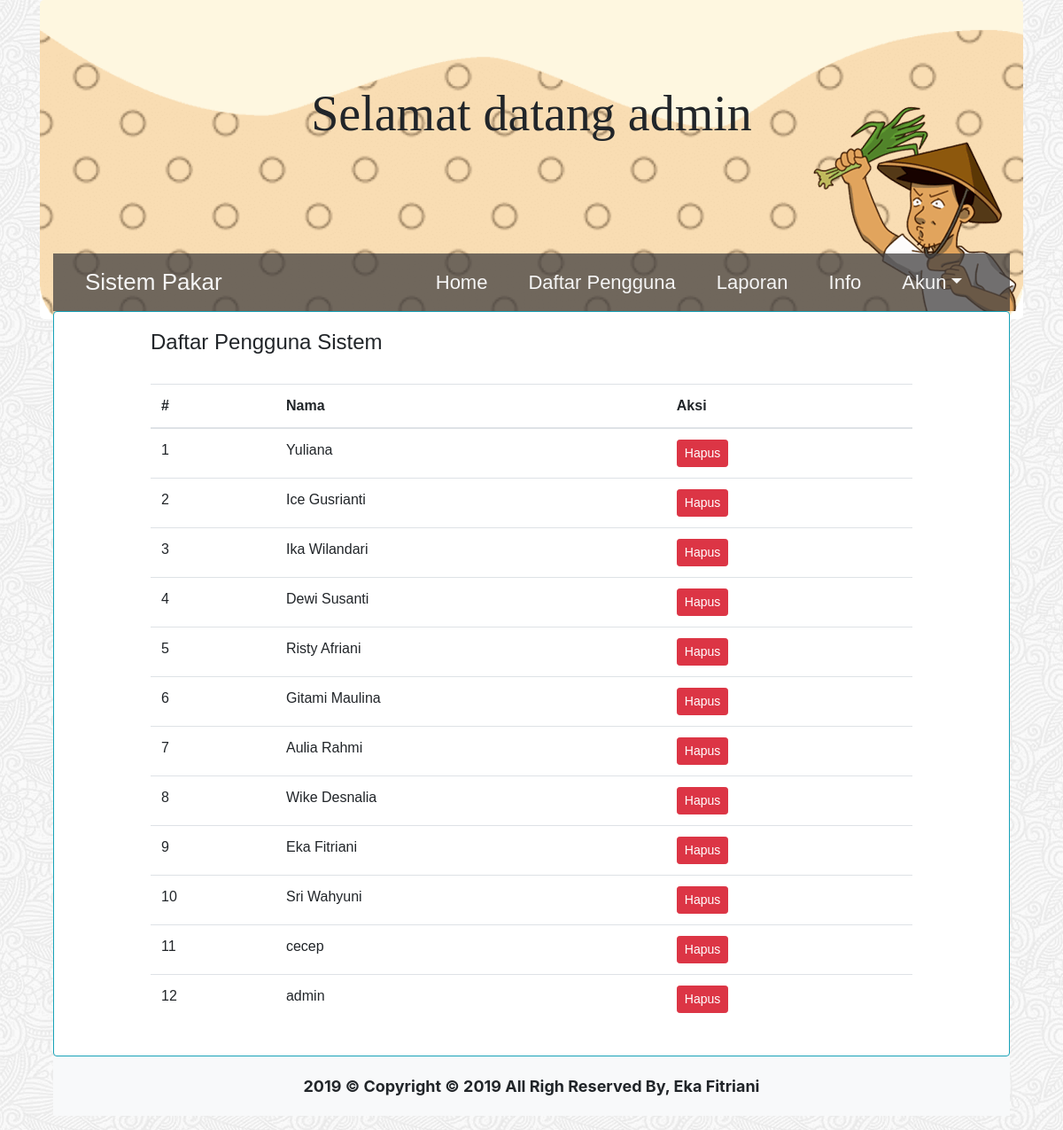
The app's page /admin/home.php?a=users (signed in) with its own data.
### tables this page shows
CREATE TABLE `user` (
  `id` int(4) NOT NULL,
  `username` varchar(15) NOT NULL,
  `password` varchar(255) NOT NULL,
  `nama` varchar(25) NOT NULL,
  `jk` varchar(1) NOT NULL,
  `alamat` text NOT NULL,
  `level` varchar(10) NOT NULL
);

### admin/page/users.php (the view, shortened to what this page needs)
<div class="row">
    <div class="col-md-10 offset-1">
        <h4>Daftar Pengguna Sistem</h4>
        <br>
        <table class="table table-hover">
            <thead>
                <tr>
                    <th>#</th>
                    <th>Nama</th>
                    <th>Aksi</th>
                </tr>
            </thead>
            <tbody>
                <?php
                $no = 1;
                $users = mysqli_query($con, "SELECT * FROM user ORDER BY id DESC") or die(mysqli_error($con));
                foreach ($users as $user) { ?>
                    <tr>
                        <td><?= $no++ ?></td>
                        <td><?= $user['nama'] ?></td>
                        <td><a href="" class="btn btn-danger btn-sm" onclick="return confirm('Yakin ingin hapus user <?= $user['nama'] ?> ?')">Hapus</a></td>
                    </tr>
                <?php } ?>
            </tbody>
        </table>
    </div>
</div>

### admin/home.php (shortened to what this page needs)
<?php
$con = mysqli_connect('localhost', 'root', '', 'db_penyakitjeruk') or die(mysqli_errror());
?>
<!DOCTYPE html>
<html lang="en">
<head>
  <link rel="stylesheet" href="../assets/css/bootstrap.min.css">
  <link rel="stylesheet" href="../index.css">
</head>
<body>
  <div class="container">
  <div class="jumbotron text-center">
      <div class="display-4">Selamat datang <?= $_SESSION['user'] ?></div>
  </div>
  <div class="container">
    <div class="yolo">
      <img src="../images/petani.png" alt="">
    </div>
    <nav class="navbar navbar-expand-lg">
      <a href="" class="navbar-brand">Sistem Pakar </a>
      <div class="collapse navbar-collapse" id="navbarNav">
        <ul class="navbar-nav ml-auto">
        <li class="nav-item">
          <a href="home.php?a=" class="nav-link">Home</a>
        </li>
        <li class="nav-item">
          <a href="home.php?a=users" class="nav-link">Daftar Pengguna</a>
        </li>
        <li class="nav-item">
          <a href="home.php?a=laporan" class="nav-link">Laporan</a>
        </li>
        <li class="nav-item">
          <a href="home.php?a=info" class="nav-link">Info</a>
        </li>
         <li class="nav-item dropdown ">
          <a href="#" class="nav-link dropdown-toggle" role="button" data-toggle="dropdown" aria-haspopup="true" aria-expanded="false">Akun</a>
        </li>
        </ul>
      </div>
    </nav>
    <div class="card border-info">
      <div class="card-body">
     <?php
    if ( $_GET['a'] == '' ) {
        include('page/beranda.php');
    } else if ( $_GET['a'] == 'users' ) {
        include('page/users.php');
    } else if ( $_GET['a'] == 'info' ) {
        include('page/info.php');
    } else if ( $_GET['a'] == 'logout' ) {
        include('auth/logout.php');
    } else if ( $_GET['a'] == 'del' ) {
      include ('page/del.php');
    } else if ( $_GET['a'] == 'laporan' ) {
      include('page/laporan.php');
    }
    ?>
      </div>
    </div>
  <div class="footer text-center bg-light">
      <p>2019 &copy; Copyright © 2019 All Righ Reserved By, Eka Fitriani</p>
  </div>
</div>
</body>
</html>

### index.css (style rules this page uses)
body { background-image: url(images/full-bloom.png); }
* { padding: 0; margin: 0; }
.jumbotron { background-image: url(images/unnamed.png); background-size: cover; height: 360px; }
.display-4 { margin-top: 3%; }
.jumbotron, .navbar { font-family: 'Handlee', cursive; }
.jumbotron { background: rgb(170, 161, 162)0cb; }
.nav-item { font-size: 22px; padding-right: 30px; }
.navbar-brand { font-size: 26px; font-size: bolder; padding-left: 20px; }
.navbar { margin-top: -130px; background-color: rgba(66, 63, 63, 0.746); }
.navbar a { color: whitesmoke; transition: 0.7s all; }
.yolo img { position: relative; margin-top: -340px; margin-left: 79%; }
.footer p { padding: 20px; font-size: 18px; font-weight: bolder; background-color: #eff1f100; }
.card, .navbar { font-family: 'Voltaire', sans-serif; }

### records on screen
user: nama "Yuliana"
user: nama "Ice Gusrianti"
user: nama "Ika Wilandari"
user: nama "Dewi Susanti"
user: nama "Risty Afriani"
user: nama "Gitami Maulina"
user: nama "Aulia Rahmi"
user: nama "Wike Desnalia"
user: nama "Eka Fitriani"
user: nama "Sri Wahyuni"
user: nama "cecep"
user: nama "admin"

### other values on screen
$_SESSION['user'] "admin"
